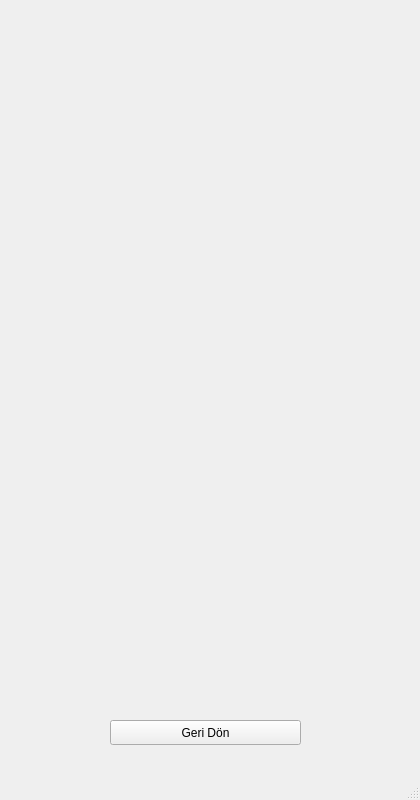
<?xml version="1.0" encoding="UTF-8"?>
<ui version="4.0">
 <class>HandleLocation</class>
 <widget class="QMainWindow" name="HandleLocation">
  <property name="geometry">
   <rect>
    <x>0</x>
    <y>0</y>
    <width>420</width>
    <height>800</height>
   </rect>
  </property>
  <property name="windowTitle">
   <string>MainWindow</string>
  </property>
  <widget class="QWidget" name="centralwidget">
   <widget class="QPushButton" name="pushButton_Back">
    <property name="geometry">
     <rect>
      <x>110</x>
      <y>720</y>
      <width>191</width>
      <height>25</height>
     </rect>
    </property>
    <property name="text">
     <string>Geri Dön</string>
    </property>
   </widget>
  </widget>
  <widget class="QMenuBar" name="menubar">
   <property name="geometry">
    <rect>
     <x>0</x>
     <y>0</y>
     <width>420</width>
     <height>22</height>
    </rect>
   </property>
  </widget>
  <widget class="QStatusBar" name="statusbar"/>
 </widget>
 <resources/>
 <connections/>
</ui>
